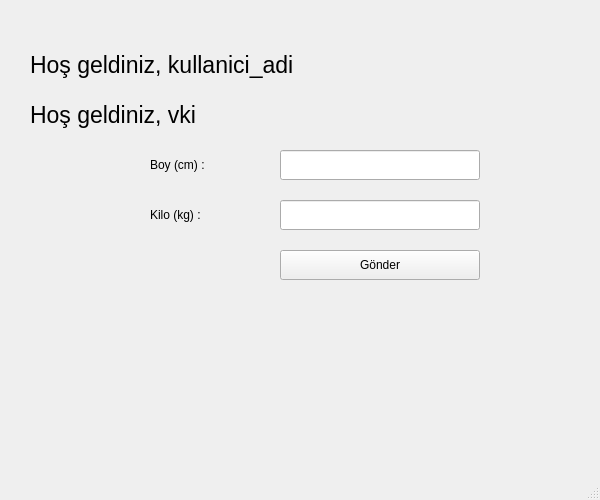
<?xml version="1.0" encoding="UTF-8"?>
<ui version="4.0">
 <class>MainWindow</class>
 <widget class="QMainWindow" name="MainWindow">
  <property name="geometry">
   <rect>
    <x>0</x>
    <y>0</y>
    <width>600</width>
    <height>500</height>
   </rect>
  </property>
  <property name="windowTitle">
   <string>Umut Fitness</string>
  </property>
  <widget class="QWidget" name="centralwidget">
   <widget class="QLabel" name="label_kullanici_adi">
    <property name="geometry">
     <rect>
      <x>30</x>
      <y>50</y>
      <width>500</width>
      <height>30</height>
     </rect>
    </property>
    <property name="font">
     <font>
      <pointsize>17</pointsize>
     </font>
    </property>
    <property name="text">
     <string>Hoş geldiniz, kullanici_adi</string>
    </property>
   </widget>
   <widget class="QLabel" name="label_vki">
    <property name="geometry">
     <rect>
      <x>30</x>
      <y>100</y>
      <width>300</width>
      <height>30</height>
     </rect>
    </property>
    <property name="font">
     <font>
      <pointsize>17</pointsize>
     </font>
    </property>
    <property name="text">
     <string>Hoş geldiniz, vki</string>
    </property>
   </widget>
   <widget class="QLabel" name="label_boy">
    <property name="geometry">
     <rect>
      <x>150</x>
      <y>150</y>
      <width>200</width>
      <height>30</height>
     </rect>
    </property>
    <property name="text">
     <string>Boy (cm) :</string>
    </property>
   </widget>
   <widget class="QLineEdit" name="lineEdit_boy">
    <property name="geometry">
     <rect>
      <x>280</x>
      <y>150</y>
      <width>200</width>
      <height>30</height>
     </rect>
    </property>
   </widget>
   <widget class="QLabel" name="label_kilo">
    <property name="geometry">
     <rect>
      <x>150</x>
      <y>200</y>
      <width>200</width>
      <height>30</height>
     </rect>
    </property>
    <property name="text">
     <string>Kilo (kg) :</string>
    </property>
   </widget>
   <widget class="QLineEdit" name="lineEdit_kilo">
    <property name="geometry">
     <rect>
      <x>280</x>
      <y>200</y>
      <width>200</width>
      <height>30</height>
     </rect>
    </property>
   </widget>
   <widget class="QPushButton" name="btn_gonder">
    <property name="geometry">
     <rect>
      <x>280</x>
      <y>250</y>
      <width>200</width>
      <height>30</height>
     </rect>
    </property>
    <property name="text">
     <string>Gönder</string>
    </property>
   </widget>
  </widget>
  <widget class="QMenuBar" name="menubar">
   <property name="geometry">
    <rect>
     <x>0</x>
     <y>0</y>
     <width>800</width>
     <height>21</height>
    </rect>
   </property>
  </widget>
  <widget class="QStatusBar" name="statusbar"/>
 </widget>
 <resources/>
 <connections/>
</ui>
